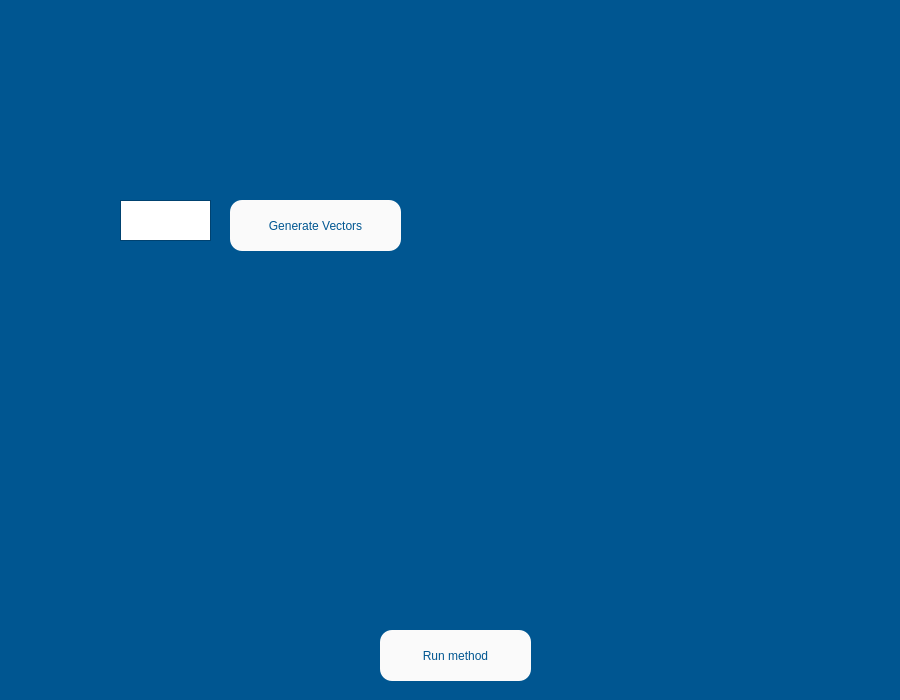
<?xml version="1.0" encoding="UTF-8"?>
<ui version="4.0">
 <class>vandermonde</class>
 <widget class="QWidget" name="vandermonde">
  <property name="geometry">
   <rect>
    <x>0</x>
    <y>0</y>
    <width>900</width>
    <height>700</height>
   </rect>
  </property>
  <property name="minimumSize">
   <size>
    <width>900</width>
    <height>700</height>
   </size>
  </property>
  <property name="maximumSize">
   <size>
    <width>900</width>
    <height>700</height>
   </size>
  </property>
  <property name="palette">
   <palette>
    <active>
     <colorrole role="Base">
      <brush brushstyle="SolidPattern">
       <color alpha="255">
        <red>255</red>
        <green>255</green>
        <blue>255</blue>
       </color>
      </brush>
     </colorrole>
     <colorrole role="Window">
      <brush brushstyle="SolidPattern">
       <color alpha="255">
        <red>0</red>
        <green>86</green>
        <blue>145</blue>
       </color>
      </brush>
     </colorrole>
    </active>
    <inactive>
     <colorrole role="Base">
      <brush brushstyle="SolidPattern">
       <color alpha="255">
        <red>255</red>
        <green>255</green>
        <blue>255</blue>
       </color>
      </brush>
     </colorrole>
     <colorrole role="Window">
      <brush brushstyle="SolidPattern">
       <color alpha="255">
        <red>0</red>
        <green>86</green>
        <blue>145</blue>
       </color>
      </brush>
     </colorrole>
    </inactive>
    <disabled>
     <colorrole role="Base">
      <brush brushstyle="SolidPattern">
       <color alpha="255">
        <red>0</red>
        <green>86</green>
        <blue>145</blue>
       </color>
      </brush>
     </colorrole>
     <colorrole role="Window">
      <brush brushstyle="SolidPattern">
       <color alpha="255">
        <red>0</red>
        <green>86</green>
        <blue>145</blue>
       </color>
      </brush>
     </colorrole>
    </disabled>
   </palette>
  </property>
  <property name="windowTitle">
   <string>Form</string>
  </property>
  <widget class="QLabel" name="label">
   <property name="geometry">
    <rect>
     <x>60</x>
     <y>20</y>
     <width>771</width>
     <height>161</height>
    </rect>
   </property>
   <property name="styleSheet">
    <string notr="true">image: url(:/images/vandermonde_banner.png);</string>
   </property>
   <property name="text">
    <string/>
   </property>
  </widget>
  <widget class="QLabel" name="label_5">
   <property name="geometry">
    <rect>
     <x>30</x>
     <y>200</y>
     <width>81</width>
     <height>41</height>
    </rect>
   </property>
   <property name="styleSheet">
    <string notr="true">background-image: url(:/images/n.png);</string>
   </property>
   <property name="text">
    <string/>
   </property>
  </widget>
  <widget class="QTextEdit" name="n_input">
   <property name="geometry">
    <rect>
     <x>120</x>
     <y>200</y>
     <width>91</width>
     <height>41</height>
    </rect>
   </property>
   <property name="font">
    <font>
     <pointsize>14</pointsize>
    </font>
   </property>
  </widget>
  <widget class="QPushButton" name="vector_button">
   <property name="geometry">
    <rect>
     <x>230</x>
     <y>200</y>
     <width>171</width>
     <height>51</height>
    </rect>
   </property>
   <property name="styleSheet">
    <string notr="true">background-color: rgb(250, 250, 250);
font: 15pt &quot;MS Shell Dlg 2&quot;;
color: rgb(0, 86, 145);
border-radius: 12px;
</string>
   </property>
   <property name="text">
    <string>Generate Vectors</string>
   </property>
  </widget>
  <widget class="QPushButton" name="run_button">
   <property name="geometry">
    <rect>
     <x>380</x>
     <y>630</y>
     <width>151</width>
     <height>51</height>
    </rect>
   </property>
   <property name="styleSheet">
    <string notr="true">background-color: rgb(250, 250, 250);
font: 15pt &quot;MS Shell Dlg 2&quot;;
color: rgb(0, 86, 145);
border-radius: 12px;
</string>
   </property>
   <property name="text">
    <string>Run method</string>
   </property>
  </widget>
 </widget>
 <resources>
  <include location="../UserInterface/Util/Images/link.qrc"/>
 </resources>
 <connections/>
</ui>
